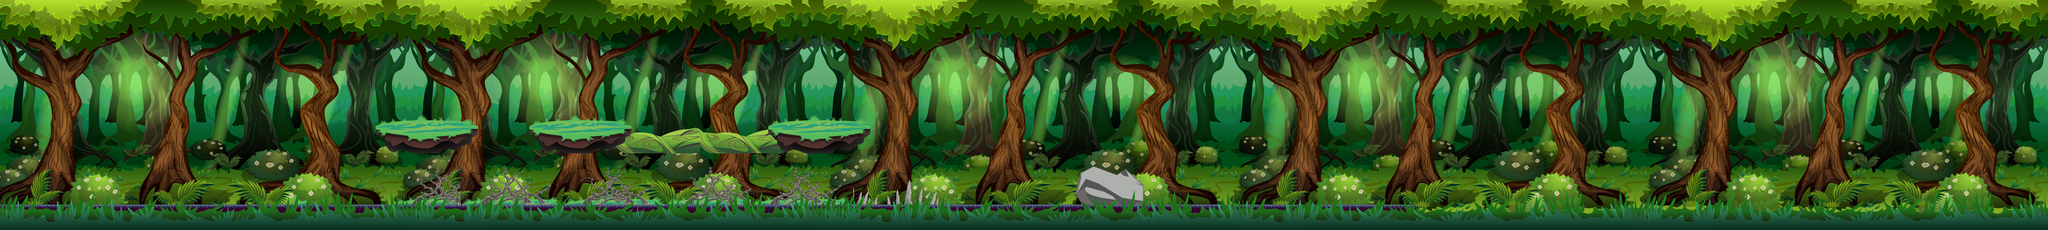

Rendered tile map (Tiled .tmx) drawn with the repository's tilesets; below, a short description and the map source with its tile grids summarised:
An orthogonal 120x18 tile map with 64x48 px tiles, 8 tile layers (Tile Layer 1, bg 2, bg 3, bg 4, ...), 22 tilesets.

<map version="1.10" tiledversion="1.10.1" orientation="orthogonal" renderorder="right-down" width="120" height="18" tilewidth="64" tileheight="48" infinite="0" nextlayerid="12" nextobjectid="1">
 <tileset firstgid="1" source="tilesets/BG LAYER 1.tsx" />
 <tileset firstgid="433" source="tilesets/BG LAYER 2.tsx" />
 <tileset firstgid="865" source="tilesets/BG LAYER 3.tsx" />
 <tileset firstgid="1297" source="tilesets/plx4.tsx" />
 <tileset firstgid="1729" source="tilesets/plx5.tsx" />
 <tileset firstgid="2161" source="tilesets/Tiles.tsx" />
 <tileset firstgid="2191" source="tilesets/Pad_1_3.tsx" />
 <tileset firstgid="2209" source="tilesets/Pad_1_4.tsx" />
 <tileset firstgid="2239" source="tilesets/Pad_2_3.tsx" />
 <tileset firstgid="2254" source="tilesets/Pad_2_4.tsx" />
 <tileset firstgid="2269" source="tilesets/Pad_3_3.tsx" />
 <tileset firstgid="2281" source="tilesets/Pad_3_4.tsx" />
 <tileset firstgid="2311" source="tilesets/Pad_4_3.tsx" />
 <tileset firstgid="2323" source="tilesets/Pad_4_4.tsx" />
 <tileset firstgid="2341" source="tilesets/Prop_5.tsx" />
 <tileset firstgid="2353" source="tilesets/Prop_6.tsx" />
 <tileset firstgid="2365" source="tilesets/Prop_7.tsx" />
 <tileset firstgid="2375" source="tilesets/Prop_8.tsx" />
 <tileset firstgid="2385" source="tilesets/Prop_1.tsx" />
 <tileset firstgid="2406" source="tilesets/Prop_2.tsx" />
 <tileset firstgid="2418" source="tilesets/Prop_3.tsx" />
 <tileset firstgid="2428" source="tilesets/Prop_4.tsx" />
 <layer id="1" name="Tile Layer 1" width="120" height="18">
  <data>[2160 cells, 2160 non-empty, 432 distinct tile ids]</data>
 </layer>
 <layer id="2" name="bg 2" width="120" height="18">
  <data>[2160 cells, 2160 non-empty, 432 distinct tile ids]</data>
 </layer>
 <layer id="3" name="bg 3" width="120" height="18">
  <data>[2160 cells, 2160 non-empty, 432 distinct tile ids]</data>
 </layer>
 <layer id="4" name="bg 4" width="120" height="18">
  <data>[2160 cells, 2160 non-empty, 432 distinct tile ids]</data>
 </layer>
 <layer id="11" name="vines 2" width="120" height="18">
  <data>[2160 cells, 12 non-empty, 12 distinct tile ids]</data>
 </layer>
 <layer id="10" name="vines" width="120" height="18">
  <data>[2160 cells, 12 non-empty, 12 distinct tile ids]</data>
 </layer>
 <layer id="8" name="tiles" width="120" height="18">
  <data>[2160 cells, 291 non-empty, 67 distinct tile ids]</data>
 </layer>
 <layer id="5" name="bg 5" width="120" height="18">
  <data>[2160 cells, 2112 non-empty, 432 distinct tile ids]</data>
 </layer>
</map>
